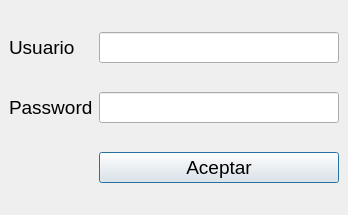
<?xml version="1.0" encoding="UTF-8"?>
<ui version="4.0">
 <class>MainWindow</class>
 <widget class="QMainWindow" name="MainWindow">
  <property name="geometry">
   <rect>
    <x>0</x>
    <y>0</y>
    <width>348</width>
    <height>215</height>
   </rect>
  </property>
  <property name="font">
   <font>
    <pointsize>14</pointsize>
   </font>
  </property>
  <property name="windowTitle">
   <string>MainWindow</string>
  </property>
  <widget class="QWidget" name="centralwidget">
   <property name="maximumSize">
    <size>
     <width>800</width>
     <height>556</height>
    </size>
   </property>
   <layout class="QGridLayout" name="gridLayout">
    <item row="1" column="0">
     <widget class="QLabel" name="label_password">
      <property name="font">
       <font>
        <pointsize>14</pointsize>
       </font>
      </property>
      <property name="text">
       <string>Password</string>
      </property>
     </widget>
    </item>
    <item row="2" column="1">
     <widget class="QPushButton" name="boton_aceptar">
      <property name="font">
       <font>
        <pointsize>14</pointsize>
       </font>
      </property>
      <property name="text">
       <string>Aceptar</string>
      </property>
      <property name="default">
       <bool>true</bool>
      </property>
     </widget>
    </item>
    <item row="0" column="0">
     <widget class="QLabel" name="label_username">
      <property name="font">
       <font>
        <pointsize>14</pointsize>
       </font>
      </property>
      <property name="text">
       <string>Usuario</string>
      </property>
     </widget>
    </item>
    <item row="0" column="1">
     <widget class="QLineEdit" name="line_usuario">
      <property name="font">
       <font>
        <pointsize>14</pointsize>
       </font>
      </property>
     </widget>
    </item>
    <item row="1" column="1">
     <widget class="QLineEdit" name="line_password">
      <property name="font">
       <font>
        <pointsize>14</pointsize>
       </font>
      </property>
      <property name="echoMode">
       <enum>QLineEdit::Password</enum>
      </property>
     </widget>
    </item>
   </layout>
  </widget>
 </widget>
 <resources/>
 <connections/>
</ui>
